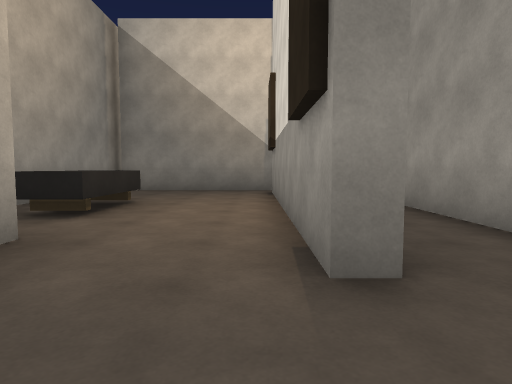
View 1 (above)

24 first-person views from a walk through a Unity game level. The camera is 1.2 m above the floor, tilts 4° down and sees 75° across. The floor is counted in squares, 2 m on a side. Each view is taken from the middle of a square. On the plan, view 1 faces up. The plan holds only what a view shows up to about 10 squares ahead; the rest is blank. The place goes on beyond the plan. The player character is not drawn. Surface patterns are stand-ins for the level's own textures.

View 2
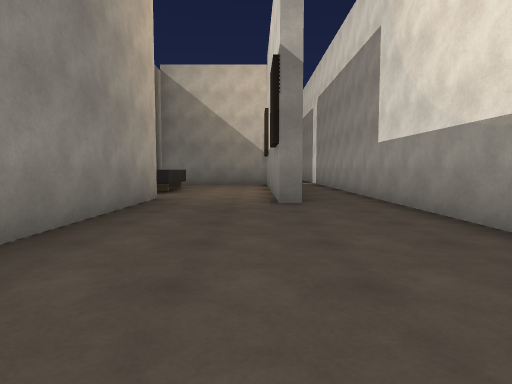

View 3
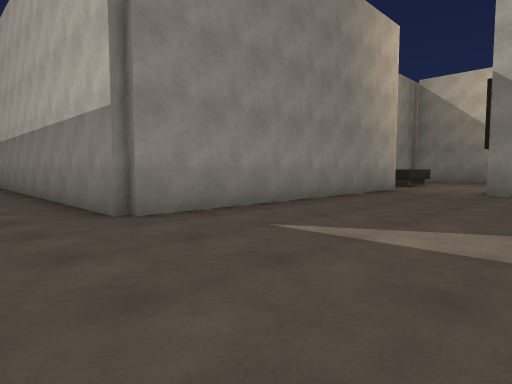

View 4
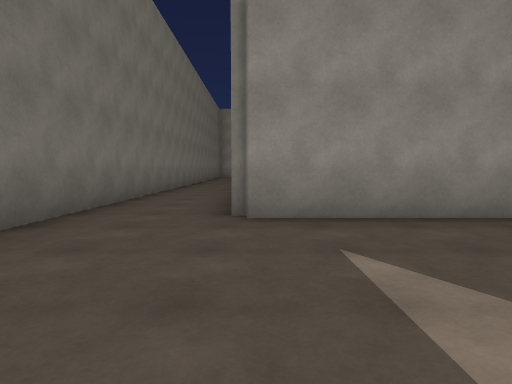

View 5
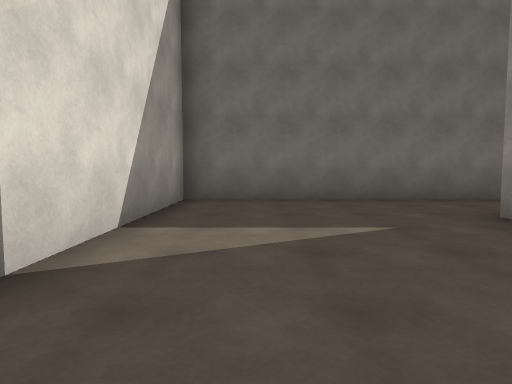

View 6
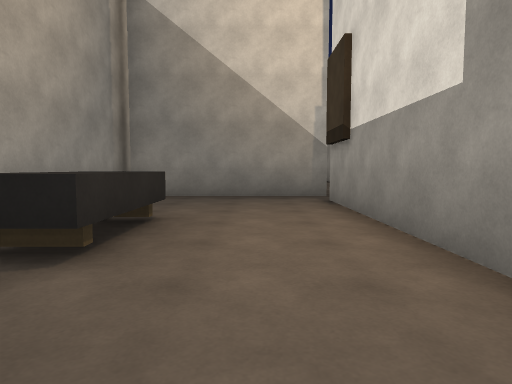

View 7
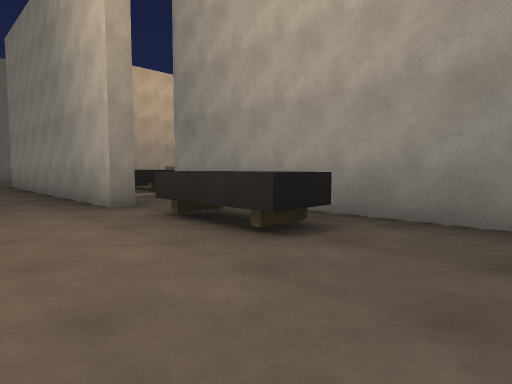

View 8
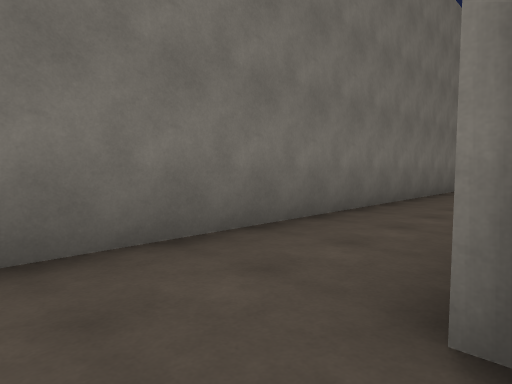

View 9
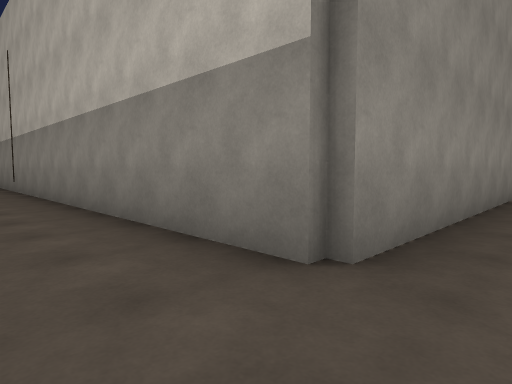

View 10
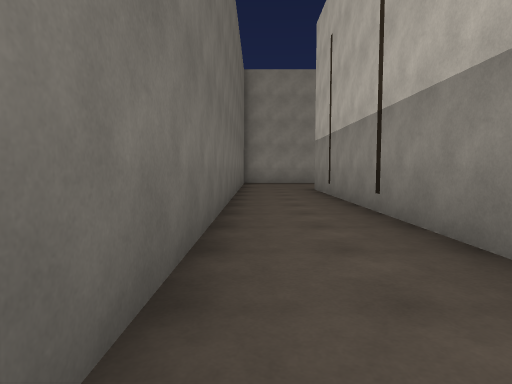

View 11
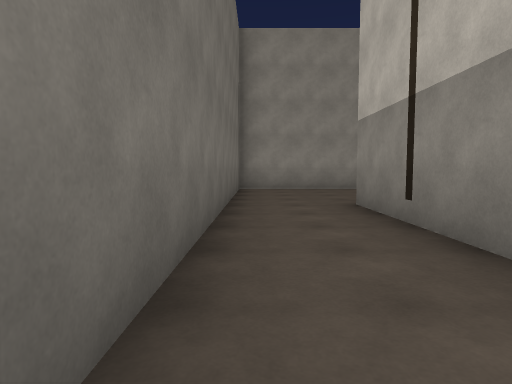

View 12
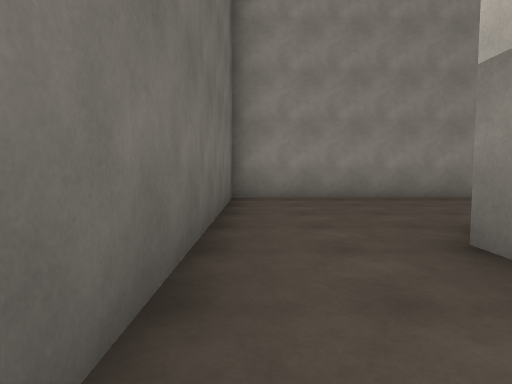

View 13
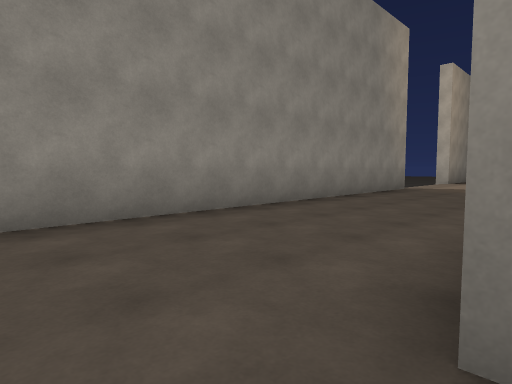

View 14
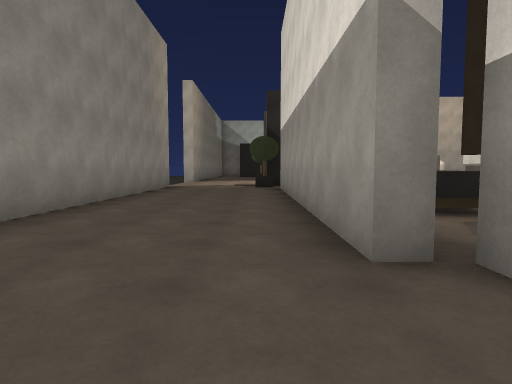

View 15
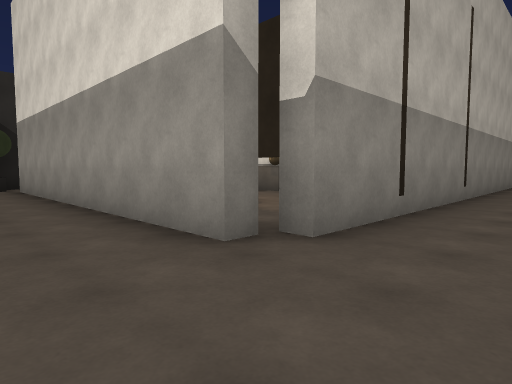

View 16
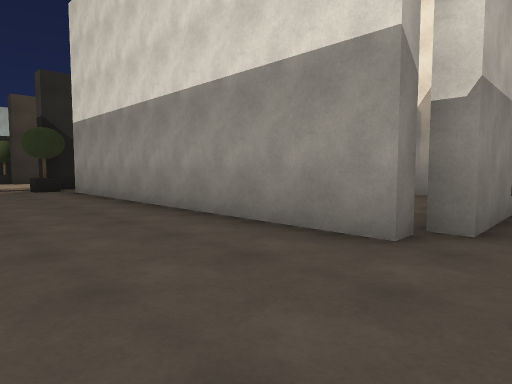

View 17
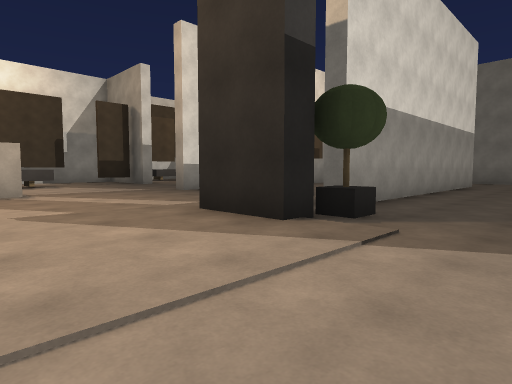

View 18
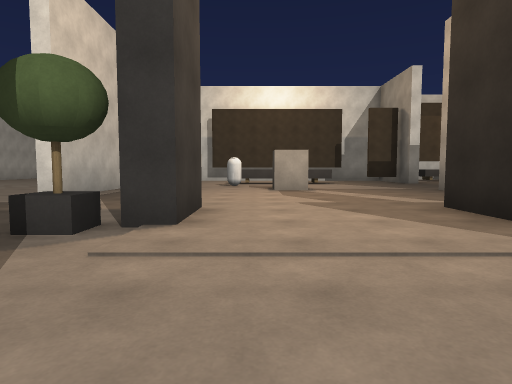

View 19
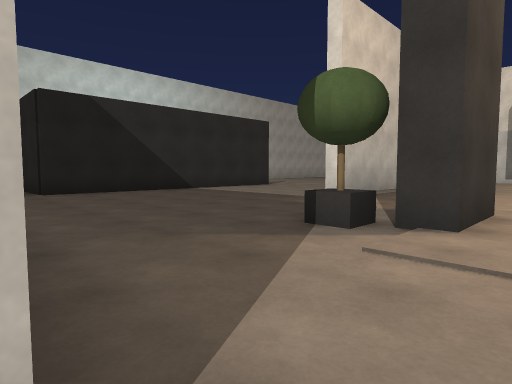

View 20
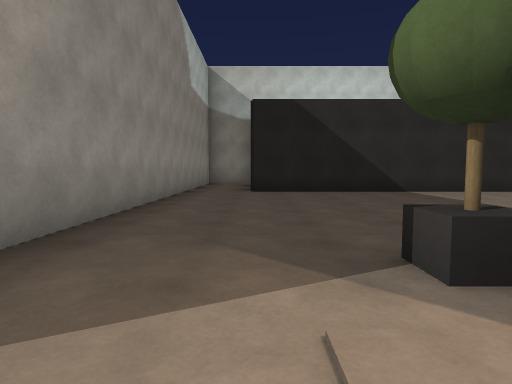

View 21
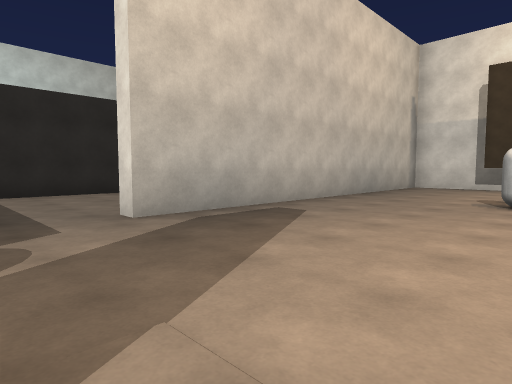

View 22
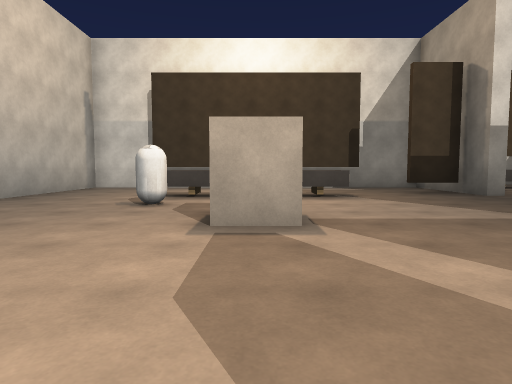

View 23
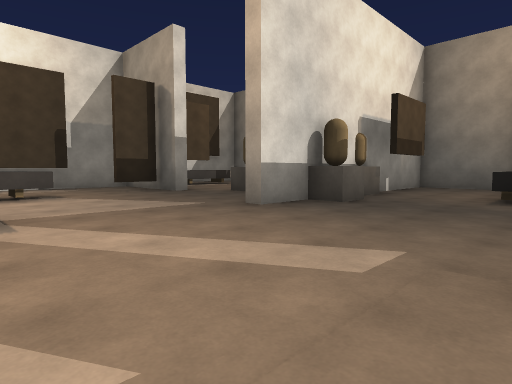

View 24
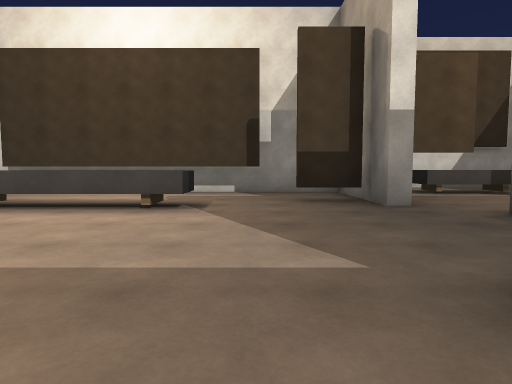

### Floor plan
Key: @ floor where view 1 was taken; # wall or solid block; . floor; ^ raised ledge; O other object.
Columns run from 21 left of view 1 to 3 right of it. Each row starts with its distance up from view 1.
 18 #.#
 17 #.########
 16 #........
 15 #.........
 14 #.........
 13 #.......
 12 #......###########
 11 #..O.............#
 10 #..O............#######
  9 #...#.......O^..##....
  8 .............^..##....#
  7  .........O..^..##....#
  6  ............^..##OO..#.#
  5  ..O#........^..##OO..#.#
  4 #..O............##O...#.#
  3 #...#.........#..#....#.#
  2 #...# ...#....####.#..#.#
  1 #...# ...#O........#....#
  0 #...# ...#  O...O. #.@..#
 -1 #...# O..O    ..O. #....#
 -2 #...# O..#      O..#....#
 -3 #...#.O..#         #....#
 -4 #...#.#..#         #....#
 -5 #...################....#
 -6 #.......................#
 -7 #.......................#
 -8 #########################

Positions as (right, up) in squares from view 1, and headings:
1: (0, 0), facing up
2: (0, -4), facing up
3: (2, -7), facing up-left
4: (2, -5), facing left
5: (1, -1), facing down
6: (-1, 2), facing up
7: (0, 8), facing down-left
8: (-1, -5), facing down-left
9: (-1, -7), facing up-left
10: (-7, -7), facing left
11: (-11, -7), facing left
12: (-14, -7), facing left
13: (-17, -6), facing up-left
14: (-18, -7), facing up
15: (-19, -7), facing up-right
16: (-20, -6), facing up-right
17: (-20, 8), facing down-right
18: (-21, 8), facing right
19: (-21, 8), facing up-right
20: (-19, 8), facing up
21: (-16, 8), facing up-right
22: (-15, 7), facing right
23: (-16, 7), facing down-right
24: (-13, 4), facing right
